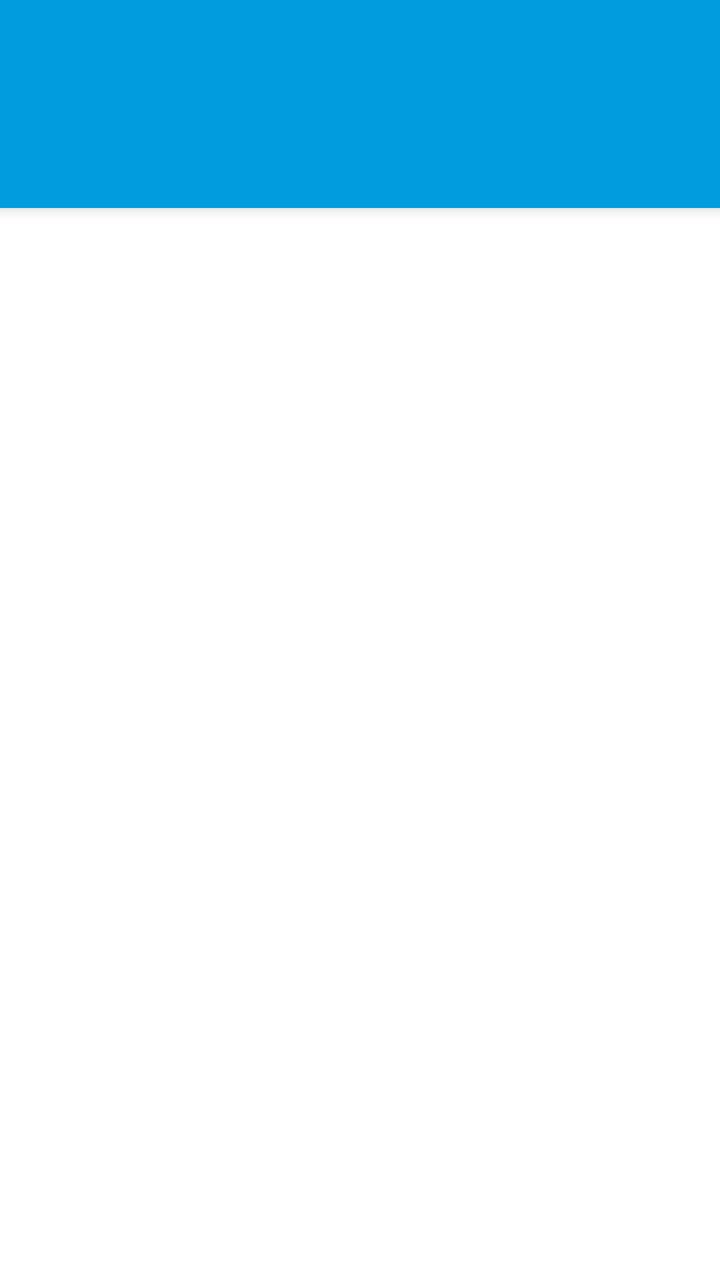
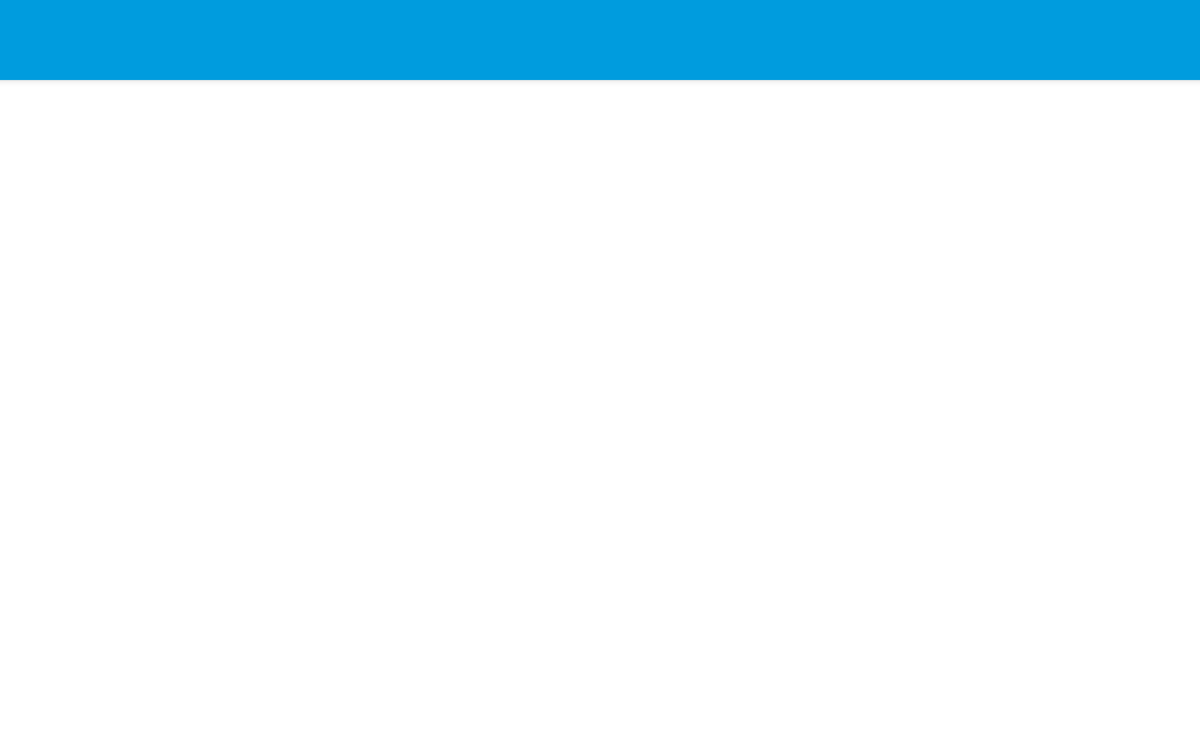

Two renders of one Android screen. The first uses the default layout on a phone; the second uses the alternative layout the repository ships for a different screen configuration, on a matching device. The two XML files are below.
<!-- AndroidManifest.xml: application theme AppTheme -->
<!-- res/layout/activity_main.xml -->
<?xml version="1.0" encoding="utf-8"?>
<android.support.design.widget.CoordinatorLayout xmlns:android="http://schemas.android.com/apk/res/android"
    xmlns:app="http://schemas.android.com/apk/res-auto"
    android:id="@+id/beacon_view"
    android:layout_width="match_parent"
    android:layout_height="match_parent">

    <android.support.design.widget.AppBarLayout
        style="@style/HeaderBar"
        android:layout_width="match_parent"
        android:layout_height="wrap_content">

        <android.support.v7.widget.Toolbar
            android:id="@+id/toolbar"
            android:layout_width="match_parent"
            android:layout_height="?actionBarSize"
            android:theme="@style/ActionBarThemeOverlay"
            app:popupTheme="@style/ActionBarPopupThemeOverlay"
            app:titleTextAppearance="@style/ActionBar.TitleText"/>

        <android.support.design.widget.TabLayout
            android:id="@+id/sliding_tabs"
            android:layout_width="match_parent"
            android:layout_height="match_parent"
            app:tabSelectedTextColor="@color/tabSelectedTextColor"
            app:tabTextColor="@color/tabTextColor"
            app:tabIndicatorColor="@color/tabIndicatorColor"
            app:tabIndicatorHeight="3dp"
            app:tabGravity="fill"
            app:tabMode="fixed"/>

    </android.support.design.widget.AppBarLayout>

    

    <android.support.v4.view.ViewPager
        android:id="@+id/view_pager"
        android:layout_width="match_parent"
        android:layout_height="match_parent"
        app:layout_behavior="@string/appbar_scrolling_view_behavior" />

    <ImageView
        android:layout_width="wrap_content"
        android:layout_height="wrap_content"
        android:src="@drawable/background_title"
        android:layout_gravity="bottom|center"
        android:layout_marginBottom="6dp"/>

</android.support.design.widget.CoordinatorLayout>
<!-- resources referenced by this layout -->
<resources>
  <color name="tabIndicatorColor">@android:color/white</color>
  <color name="tabSelectedTextColor">@android:color/white</color>
  <color name="tabTextColor">#AAFFFFFF</color>
  <style name="ActionBar.TitleText" parent="TextAppearance.AppCompat.Widget.ActionBar.Title">
  		<item name="android:textColor">#fff</item>
  		<item name="android:textSize">18sp</item>
  	</style>
  <style name="ActionBarPopupThemeOverlay" parent="ThemeOverlay.AppCompat.Light" />
  <!-- from res/values-v21/ -->
  <style name="ActionBarThemeOverlay" parent="@style/ThemeOverlay.AppCompat.ActionBar">
          <item name="android:textColorPrimary">#fff</item>
          <item name="android:textColorSecondary">#8fff</item>
          <item name="colorControlNormal">#fff</item>
          <item name="colorControlHighlight">#3fff</item>
      </style>
  <!-- from res/values-v21/ -->
  <style name="HeaderBar">
          <item name="android:background">?colorPrimary</item>
          <item name="android:elevation">@dimen/headerbar_elevation</item>
      </style>
  <!-- from res/values-v21/ -->
  <style name="AppTheme" parent="@style/AppThemeBase">
          <item name="colorPrimary">@color/actionBarColor</item>
          <item name="colorPrimaryDark">@color/actionBarColorDark</item>
          <item name="colorAccent">@color/actionBarColorDark</item>
          <item name="android:alertDialogTheme">@style/AppTheme.DialogTheme</item>
      </style>
  <dimen name="headerbar_elevation">4dp</dimen>
  <color name="actionBarColor">#009CDE</color>
  <color name="actionBarColorDark">#0081B7</color>
  <style name="AppTheme.DialogTheme" parent="@style/Theme.AppCompat.Light.Dialog.Alert">
          <item name="colorPrimary">@color/actionBarColor</item>
          <item name="colorPrimaryDark">@color/actionBarColorDark</item>
          <item name="colorAccent">@color/actionBarColorDark</item>
          <item name="actionModeBackground">@color/actionMode</item>
          <item name="actionMenuTextColor">@color/headerTextColor</item>
          <item name="actionBarTheme">@style/ActionModeThemeOverlay</item>
          <item name="actionBarPopupTheme">@style/ThemeOverlay.AppCompat.Light</item>
          <item name="android:keyTextSize">50sp</item>
      </style>
  <!-- from res/values-v21/ -->
  <style name="Widget.Button" parent="@android:style/Widget.Material.Light.Button">
          <item name="android:minWidth">160dip</item>
      </style>
  <style name="TextAppearanceListItem" parent="@style/TextAppearance.AppCompat.Subhead">
          <item name="android:textColor">@color/text_color_primary</item>
      </style>
  <style name="TextAppearanceLarge" parent="@style/TextAppearance.AppCompat.Large">
          <item name="android:textColor">@color/text_color_primary</item>
          <item name="android:textStyle">bold</item>
      </style>
  <!-- from res/values-v21/ -->
  <style name="TextAppearanceButton" parent="@android:style/TextAppearance.Material.Widget.Button">
          <item name="android:textColor">@color/text_color_primary</item>
      </style>
  <style name="PopupMenuTextAppearanceLarge" parent="@style/TextAppearance.AppCompat.Light.Widget.PopupMenu.Large">
          <item name="android:textColor">@color/text_color_primary</item>
      </style>
  <style name="PopupMenuTextAppearanceSmall" parent="@style/TextAppearance.AppCompat.Light.Widget.PopupMenu.Small">
          <item name="android:textColor">@color/text_color_primary</item>
      </style>
  <color name="actionMode">#FF7E7E7E</color>
  <color name="headerTextColor">#FFFFFF</color>
  <style name="ActionModeThemeOverlay" parent="@style/ThemeOverlay.AppCompat.ActionBar">
          <item name="android:textColorPrimary">@color/headerTextColor</item>
      </style>
  <!-- some entries are left out for length -->
</resources>
<!-- res/layout-sw600dp-land/activity_main.xml (the repository's variant of the layout above) -->
<!-- drawn on a 7-inch tablet turned sideways -->
<?xml version="1.0" encoding="utf-8"?>
<android.support.design.widget.CoordinatorLayout xmlns:android="http://schemas.android.com/apk/res/android"
    xmlns:app="http://schemas.android.com/apk/res-auto"
    android:id="@+id/beacon_view"
    android:layout_width="match_parent"
    android:layout_height="match_parent">

    <android.support.design.widget.AppBarLayout
        style="@style/HeaderBar"
        android:layout_width="match_parent"
        android:layout_height="wrap_content">

        <android.support.v7.widget.Toolbar
            android:id="@+id/toolbar"
            android:layout_width="match_parent"
            android:layout_height="?actionBarSize"
            android:theme="@style/ActionBarThemeOverlay"
            app:popupTheme="@style/ActionBarPopupThemeOverlay"
            app:titleTextAppearance="@style/ActionBar.TitleText">

        <android.support.design.widget.TabLayout
            android:id="@+id/sliding_tabs"
            android:layout_width="360dp"
            android:layout_height="match_parent"
            app:tabSelectedTextColor="@color/tabSelectedTextColor"
            app:tabTextColor="@color/tabTextColor"
            app:tabIndicatorColor="@color/tabIndicatorColor"
            app:tabIndicatorHeight="3dp"
            app:tabGravity="fill"
            app:tabMode="fixed"/>
        </android.support.v7.widget.Toolbar>

    </android.support.design.widget.AppBarLayout>

    <android.support.v4.view.ViewPager
        android:id="@+id/view_pager"
        android:layout_width="match_parent"
        android:layout_height="match_parent"
        app:layout_behavior="@string/appbar_scrolling_view_behavior" />

    <ImageView
        android:layout_width="wrap_content"
        android:layout_height="wrap_content"
        android:src="@drawable/background_title"
        android:layout_gravity="bottom|center"
        android:layout_marginBottom="6dp"/>

</android.support.design.widget.CoordinatorLayout>
